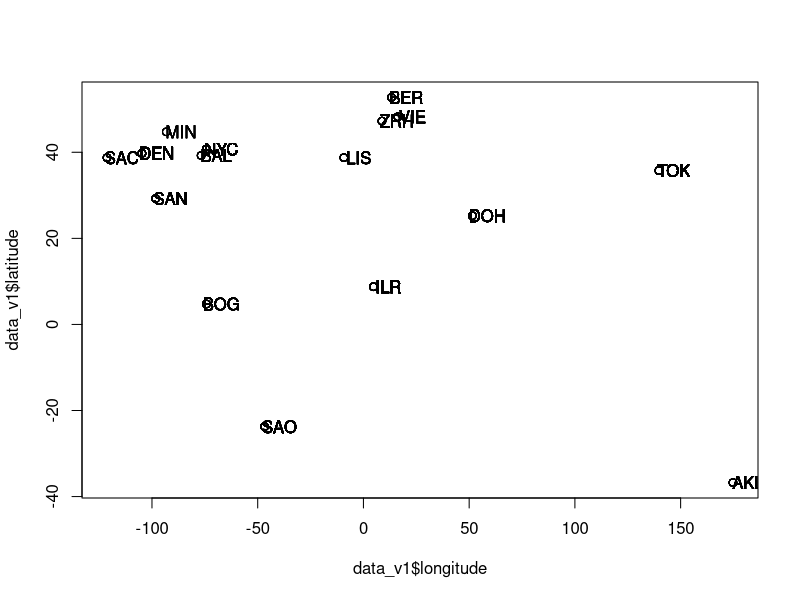
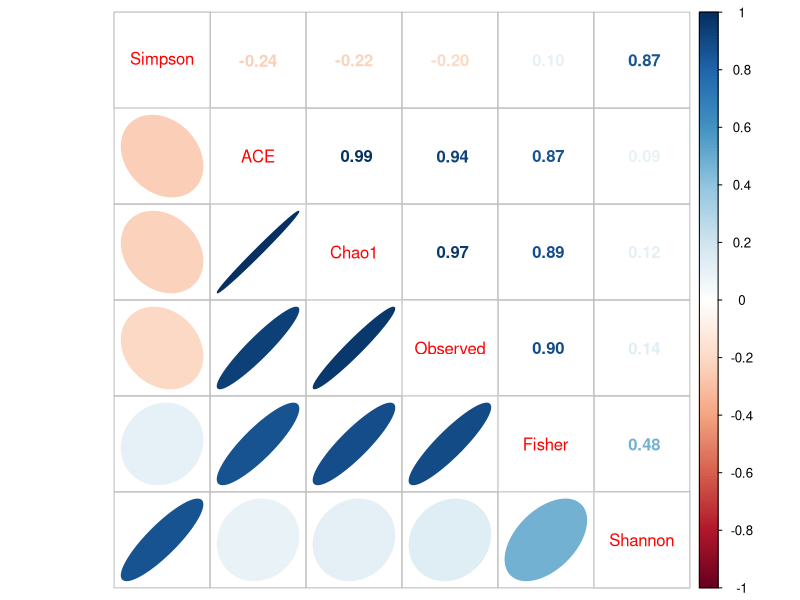

Write the R code that produced these figures, in order.
library(leaps)
library(corrplot)

#   ____________________________________________________________________________
#   Read data                                                               ####

data_v1 = read.csv("regression_V1 - data.csv")

### . . . . . . . . . . . . . . . . . . . . . . . . . . . . . . . . . . . . . ..
### Simple check coordinates for which bioclim variables were extracted     ####

plot(data_v1$longitude, data_v1$latitude)
text(data_v1$longitude + 7, data_v1$latitude, data_v1$city)

### . . . . . . . . . . . . . . . . . . . . . . . . . . . . . . . . . . . . . ..
### Correlation analysis for alpha-biodiversity measures                    ####

covar = cor(data_v1[, c("Observed", "Chao1", "ACE", "Shannon",
                        "Simpson", "Fisher")])
corrplot.mixed(covar,
               lower = "ellipse",
               upper = "number",
               order = "AOE")

#   ____________________________________________________________________________
#   Multiple linear regression                                              ####

full.model = lm(
  Chao1 ~
    bio01 + bio02 + bio03 + bio04 + bio05 + bio06 + bio07 +
    bio08 + bio09 + bio10 + bio11 + bio12 + bio13 + bio14 +
    bio15 + bio16 + bio17 + bio18 + bio19 + year,
  data = data_v1
)
summary(full.model)

##  ............................................................................
##  Backward variable selection                                             ####

models.backward = regsubsets(
  Chao1 ~
    bio01 + bio02 + bio03 + bio04 + bio05 + bio06 + bio07 +
    bio08 + bio09 + bio10 + bio11 + bio12 + bio13 + bio14 +
    bio15 + bio16 + bio17 + bio18 + bio19 + year,
  data = data_v1,
  nvmax = 5,
  method = "backward"
)
summary(models.backward)

### . . . . . . . . . . . . . . . . . . . . . . . . . . . . . . . . . . . . . ..
### Fit best resulting model                                                ####

fit.backward = lm(Chao1 ~
                    bio01 + bio03 + bio04 + bio05 + bio07 +
                    bio08,
                  data = data_v1)
summary(fit.backward)

##  ............................................................................
##  Forward variable selection                                              ####

models.forward = regsubsets(
  Chao1 ~
    bio01 + bio02 + bio03 + bio04 + bio05 + bio06 + bio07 +
    bio08 + bio09 + bio10 + bio11 + bio12 + bio13 + bio14 +
    bio15 + bio16 + bio17 + bio18 + bio19 + year,
  data = data_v1,
  nvmax = 5,
  method = "forward"
)
summary(models.forward)

### . . . . . . . . . . . . . . . . . . . . . . . . . . . . . . . . . . . . . ..
### Fit best resulting model                                                ####

fit.forward = lm(Chao1 ~
                   bio03 + bio06 + bio07 + bio08 + bio11 +
                   year,
                 data = data_v1)
summary(fit.forward)
